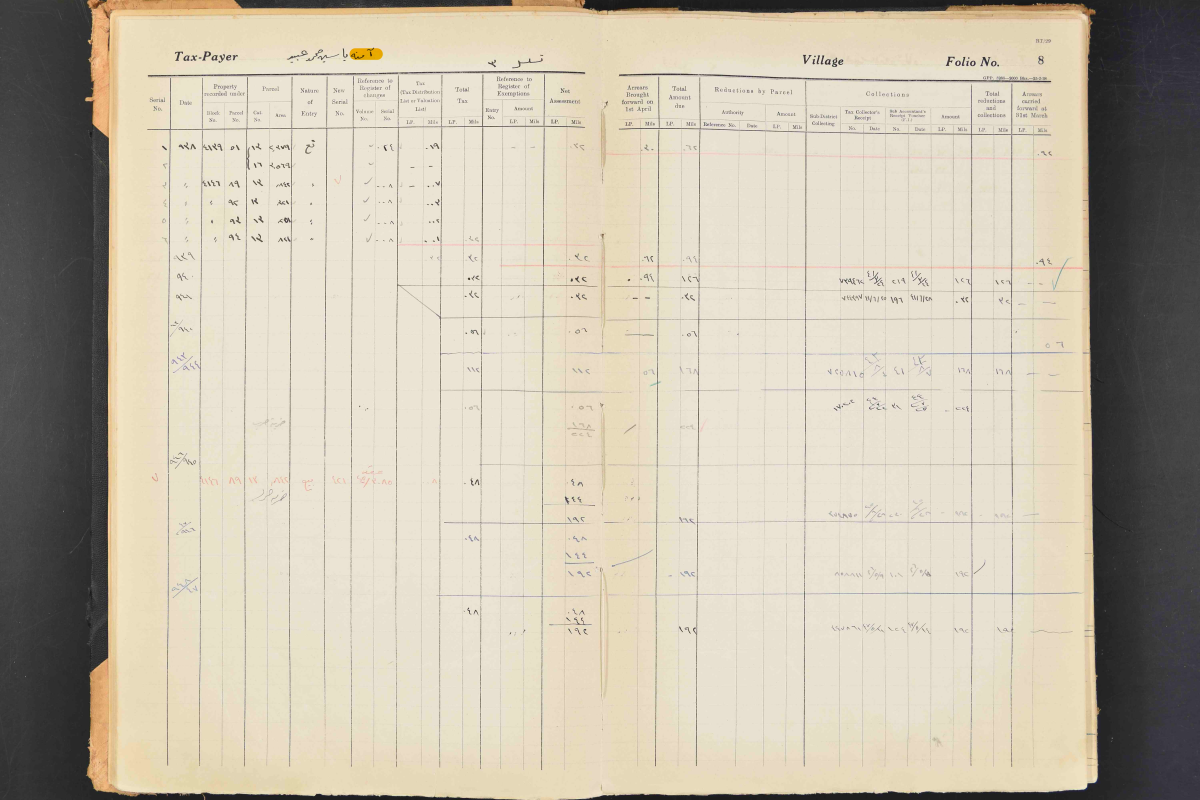
#> input picture 000nvrj-432316TAX 1-85_page-0010.jpg, 6000 x 4000 px (shown at 1/5 size)
$ python -i build_final3.py   (imports and definitions only)
#> lines starting #> are read from the running program, lines starting #| are printed output that depends on the picture
### segment_unified.py
#!/usr/bin/env python3
"""
segment_unified.py — Unified segmentation pipeline for Hadita tax register pages.

Merges the best of two prior workflows:
  - Deskewed images (from haditax.py)
  - Kraken row detection + gap interpolation (from kraken_experiment.py)
  - Per-band column detection to capture page bow (from kraken_experiment.py)
  - Morphological row detection fallback (from haditax.py) if Kraken unavailable

Outputs PAGE XML for Transkribus upload for pages 3, 10, and 50.
Text content: GT for page 3, Approach M OCR cache for pages 10 and 50.

Usage:
  python segment_unified.py                  # process all pages
  python segment_unified.py --page 10        # single page
  python segment_unified.py --page 10 --no-cache  # re-run Kraken segmentation
  python segment_unified.py --row-method morph    # force morphological row detection
"""

from __future__ import annotations

import argparse
import csv
import json
import logging
import subprocess
import sys
import tempfile
from pathlib import Path

import cv2
import numpy as np
from scipy.interpolate import interp1d
from scipy.signal import find_peaks

logging.basicConfig(level=logging.INFO, format="%(levelname)s: %(message)s")
log = logging.getLogger(__name__)

# ── Paths ──────────────────────────────────────────────────────────────────────
PROJECT_DIR  = Path(__file__).parent
IMAGES_DIR   = PROJECT_DIR / "images"
CACHE_DIR    = PROJECT_DIR / ".ocr_cache"
GT_FILE      = PROJECT_DIR / "ground_truth.tsv"
SEG_MODEL    = PROJECT_DIR / "sc_100p_full_line (1).mlmodel"
REC_MODEL    = PROJECT_DIR / "gen2_sc_clean_best.mlmodel"   # Kraken recognition model (gen2)
KRAKEN_BIN   = "/opt/anaconda3/bin/kraken"
UPLOAD_DIR   = PROJECT_DIR / "Transkribus upload"

# ── Per-page config ────────────────────────────────────────────────────────────
# Tuned on page 3; adjust if pages 10/50 differ significantly after inspection.
def _page_cfg(n: int, gt: str | None = None) -> dict:
    return {"image": f"deskewed_page{n}.jpg", "transkribus_image": f"Hadita_{n}.jpeg",
            "xml_name": f"Hadita_{n}.xml", "header_frac": 0.08,
            "table_width_frac": 0.494, "table_left_x": 140, "gt_page": gt}

PAGE_CONFIG = {
    3:  _page_cfg(3,  gt="3"),
    4:  _page_cfg(4),
    5:  _page_cfg(5),
    6:  _page_cfg(6),
    7:  _page_cfg(7),
    8:  _page_cfg(8),
    9:  _page_cfg(9),
    10: _page_cfg(10),
    50: _page_cfg(50),
}
#> further down, picture is the input picture: shape (4000, 6000, 3); mean B, G, R 170.9, 188.2, 196.4

# ── Layout / detection constants ───────────────────────────────────────────────
LEFT_COLS = [
    "Serial_No", "Date",
    "Property_recorded_under_Block_No", "Property_recorded_under_Parcel_No",
    "Parcel_Cat_No", "Parcel_Area",
    "Nature_of_Entry", "New_Serial_No",
    "Reference_to_Register_of_Changes_Volume_No",
    "Reference_to_Register_of_Changes_Serial_No",
    "Tax_LP", "Tax_Mils", "Total_Tax_LP", "Total_Tax_Mils",
    "Reference_to_Register_of_Exemptions_Entry_No",
    "Reference_to_Register_of_Exemptions_Amount_LP",
    "Reference_to_Register_of_Exemptions_Amount_Mils",
    "Net_Assessment_LP", "Net_Assessment_Mils",
]
EXPECTED_COLS = len(LEFT_COLS)   # 19
DETECT_COLS   = EXPECTED_COLS + 1  # 20 (includes binding column)
N_BANDS       = 8

EASTERN = "٠١٢٣٤٥٦٧٨٩"
WESTERN = "0123456789"
W2E = str.maketrans(WESTERN, EASTERN)
E2W = str.maketrans(EASTERN, WESTERN)


# ── Table crop ─────────────────────────────────────────────────────────────────

# [29 lines left out: functions crop_table, _trim_vlines, not called in this run]


# Empirically derived from page 3 (gold-standard alignment): the Serial_No
# column is ~2.9× wider than the median printed-column pitch. Other pages
# should match within ±50%; deviations beyond that indicate a spine/paper-edge
# artifact polluting col_ranges[0..1].
SERIAL_W_RATIO = 2.9


# [1297 lines left out: functions fix_x_left_col_geometric, fix_col_ranges_with_first_interior, detect_table_frame, detect_columns, detect_columns_banded, build_remap and 21 more, not called in this run]


# [2 lines that do not run on import are left out]

### build_final3.py
#!/usr/bin/env python3
"""build_final3.py — rebuild page geometry with harm-based validation.

Fixes the two final2 defects diagnosed 2026-08-29 (E12 + column review):
  1. ROWS: the printed table starts directly under the header, so the first row
     edge is anchored there — rows are prepended at the global pitch until the
     gap to the header line is < TOP_GAP_MAX pitches. final2 prepended only
     where it saw ink, and under-recovered on ~half the corpus.
  2. COLUMNS: candidates now include detection on a background-normalized
     (pencil-enhanced) image, and the winner is chosen by the harm metric —
     the fraction of boundary-path pixels that cross handwriting (ink_cross)
     — not by distance-to-detectable-peaks alone, which approved final2 grids
     that slice values on faint-ruled pages (e.g. page 20).

Outputs (never touches final/ or final2/):
  Transkribus upload/final3/Hadita_{N}.jpeg + .xml
  debug/final3_overlay/page{N}.jpg   (--overlay)
  final3_build.tsv

Usage:
  python build_final3.py --page 20 --page 40 --overlay
  python build_final3.py                       # all pages in final2
"""
from __future__ import annotations

import argparse
import csv
import json
import logging
import sys
from pathlib import Path

import cv2
import numpy as np
from scipy.signal import find_peaks

ROOT = Path(__file__).parent
sys.path.insert(0, str(ROOT))

import build_final2 as b2  # noqa: E402
from build_final2 import (  # noqa: E402
    ALIGN_TOL, EXPECTED_COLS, GT_PAGES, alignment_score, band_peaks,
    best_shift, clamp_bands, repair_col_ranges, row_edges, smooth_bands,
    track_bands, write_overlay)
from dewarp import CACHE_DIR, CFG, load_or_make_deskewed  # noqa: E402
from gate_textlines import hand_mask  # noqa: E402
from make_som_enhanced import enhance  # noqa: E402
from patch_baselines import patch_xml  # noqa: E402
from audit_dewarp_damage import ink_profile  # noqa: E402

from segment_unified import (  # noqa: E402
    PAGE_CONFIG, W2E, _page_cfg, crop_table, detect_columns,
    detect_table_frame, detect_rows, fix_x_left_col_geometric, interp_col_x,
    load_text_rows, recognize_top_strip, write_page_xml)

log = logging.getLogger("final3")
FINAL3_DIR = ROOT / "Transkribus upload" / "final3"
OVERLAY_DIR = ROOT / "debug" / "final3_overlay"
REPORT_TSV = ROOT / "final3_build.tsv"
TOP_GAP_MAX = 0.8    # first row edge must sit within this many pitches of header
MAX_PREPEND = 6
HB_MAX = 350         # detected header_bottom_y above this is a misdetection (p100: 392 = first rule, lost a row)
HB_FALLBACK = 300    # healthy corpus range is 266-323 (constant printed form)
INK_DILATE = 3       # px dilation of the hand mask before boundary crossing test

# Median relative column widths over 59 healthy pages (wide Serial col first).
# The printed form is constant; a candidate whose widths stray far from this,
# or whose wide column is not index 0, has inserted/dropped a boundary and
# shifts every value's column index — the p17 failure class.
TEMPLATE = np.array([0.1577, 0.0623, 0.044, 0.0438, 0.0442, 0.044, 0.0682,
                     0.0521, 0.0446, 0.0443, 0.05, 0.0363, 0.0448, 0.0364,
                     0.0391, 0.0459, 0.0366, 0.0451, 0.0605])
DEV_MAX = 0.25       # max sum|w - TEMPLATE| for a candidate to be admissible
SPAN_MIN, SPAN_MAX = 2350, 2650   # px: table span across the corpus is ~2440-2540
R_BACK, R_FWD = 60, 450           # right-edge search window around detected x_r
FIT_MIN_HITS = 14    # of 18 header lines within ALIGN_TOL: fit trusted to set x_r
EDGE_LEFT_MIN = 10   # px: fitted edge this far left of the split = split on next page
ROW_PITCH_FALLBACK = 93.0   # px: printed row pitch, constant form (corpus median)
ROW_SNAP = 0.2       # of a pitch: a Kraken centre this close to the prediction is taken
ROW_PROM = 0.0015    # peak prominence on the strip-median darkness profile
ROW_STRIPS = 30      # vertical strips whose darkness profiles are medianed


# [167 lines left out: functions width_dev, header_line_peaks, fit_template_frame, resolve_right_edge, template_candidate, best_shift_tiebreak0 and 1 more, not called in this run]


def rule_profile(framed: np.ndarray) -> np.ndarray:
    """Per-row darkness of the PRINTED RULES, isolated from the handwriting.

    The image is cut into ROW_STRIPS vertical strips; each strip gets a
    per-row mean darkness relative to local paper (capped, so strong ink
    cannot dominate); the profile is the MEDIAN across strips. A printed rule
    runs through every strip and survives the median; a written line touches
    a few strips and is suppressed. Verified 2026-08-29 on the 10 preview
    pages: 33/33 rules on p100 (the densest page) at 5.8 px max residual to a
    rigid lattice, and the peaks coincide with Kraken's line centres (median
    offset 0-6 px), i.e. the scribe writes with the baseline on the rule.
    """
    g = cv2.cvtColor(framed, cv2.COLOR_BGR2GRAY).astype(np.float32)
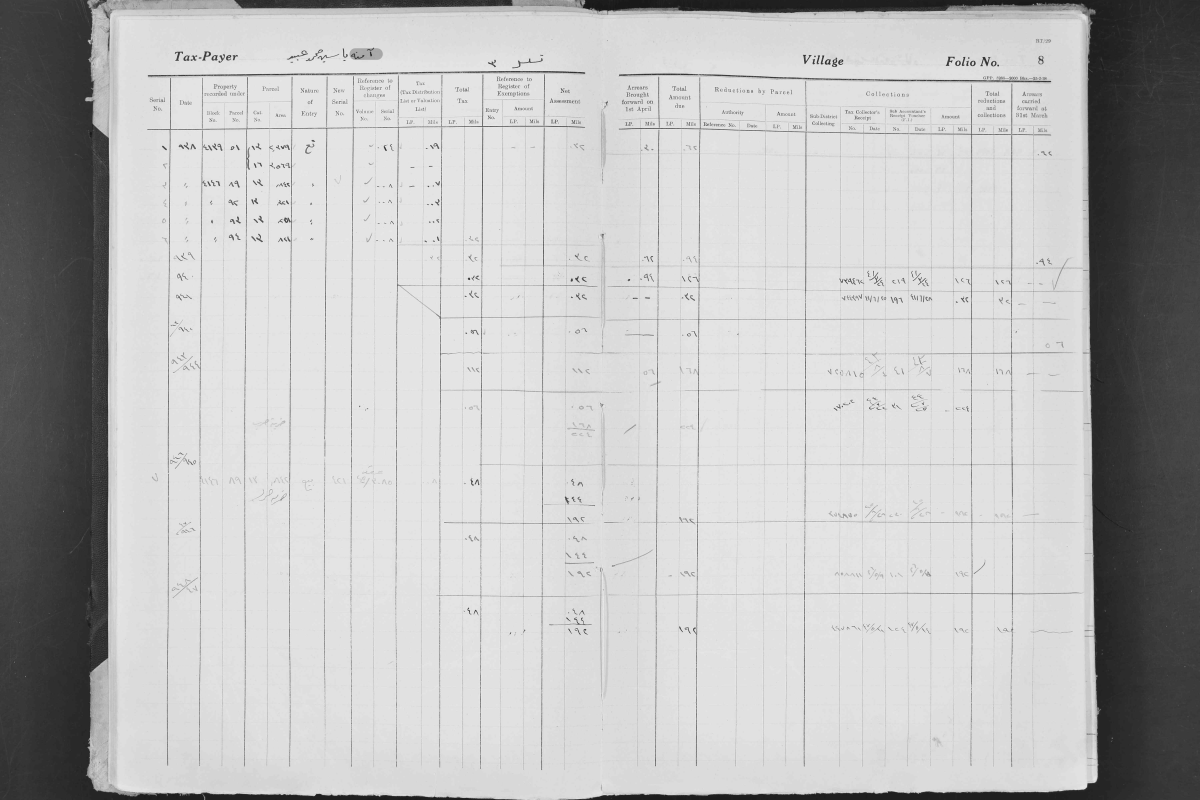
#> g: shape (4000, 6000) float32 (shown at 1/5 size); min 8, max 255, mean 188.6
    w = g.shape[1]
#> w = 6000
    profs = []
    for i in range(ROW_STRIPS):
        x0, x1 = int(i * w / ROW_STRIPS) + 3, int((i + 1) * w / ROW_STRIPS) - 3
        if x1 - x0 < 10:
            continue
        reg = g[:, x0:x1]
        bg = cv2.medianBlur(reg.astype(np.uint8), 51).astype(np.float32) + 1
        profs.append(np.clip(1.0 - reg / bg, 0, 0.06).mean(axis=1))
#> this loop made 30 passes
#> pass 1, in rule_profile, `reg = g[:, x0:x1]`:
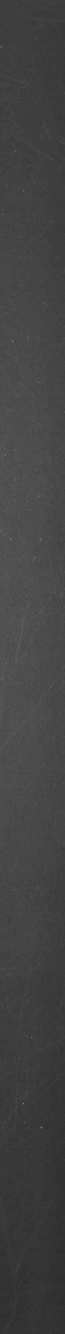
#> reg: shape (4000, 194) float32 (shown at 1/3 size); min 39, max 184, mean 66.9
#> pass 1, in rule_profile, `bg = cv2.medianBlur(reg.astype(np.uint8), 51).astype(np.float32) + 1`:
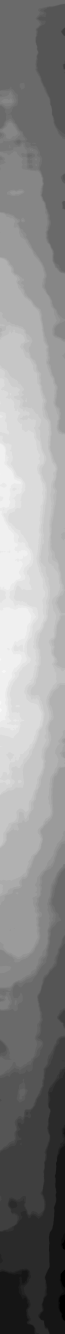
#> bg: shape (4000, 194) float32 (shown at 1/3 size); min 48, max 84, mean 67.7; drawn with min black and max white
#> pass 2, in rule_profile, `bg = cv2.medianBlur(reg.astype(np.uint8), 51).astype(np.float32) + 1`:
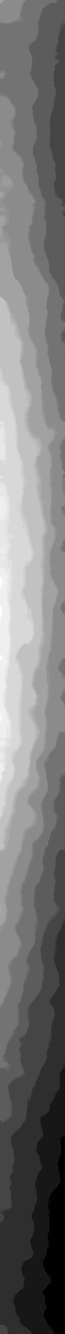
#> bg: shape (4000, 194) float32 (shown at 1/3 size); min 42, max 75, mean 57.6; drawn with min black and max white
#> after the loop, profs = 30 items
    prof = np.median(np.array(profs), axis=0)
#> prof = 4000 values, max 0.0362 at index 25, min 0.00469 at index 164, mean 0.00869
    return np.convolve(prof, np.ones(3) / 3, mode="same")


# [314 lines left out: functions rule_peaks, table_bottom, lattice_rows, text_in_band_frac, ink_cross_frac, page_geometry3 and 2 more, not called in this run]


# [2 lines not run here, left out]

>>> import cv2
>>> picture = cv2.imread('000nvrj-432316TAX 1-85_page-0010.jpg')
>>> result = rule_profile(picture)
#> result = 4000 values, max 0.0353 at index 26, min 0.00473 at index 164, mean 0.00868

$ run again, on images/deskewed_page10.jpg
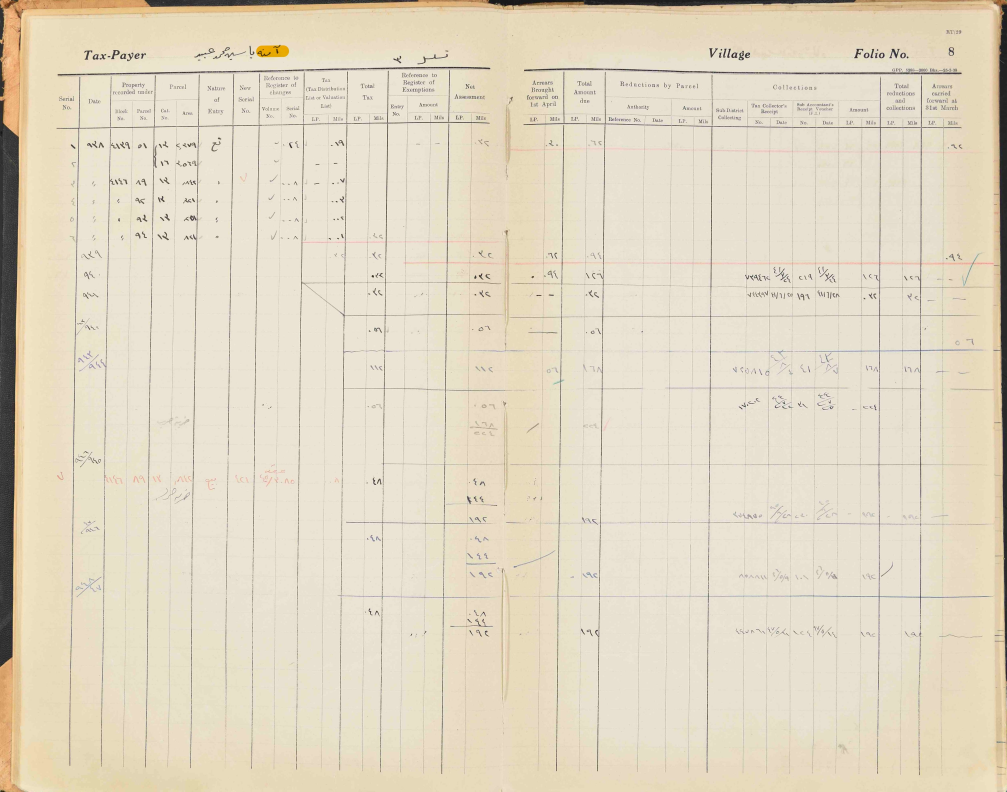
#> input picture images/deskewed_page10.jpg, 5034 x 3956 px (shown at 1/5 size)
#> picture is the input picture: shape (3956, 5034, 3); mean B, G, R 195.4, 216.3, 226.1
#> in rule_profile, `g = cv2.cvtColor(framed, cv2.COLOR_BGR2GRAY).astype(np.float32)`:
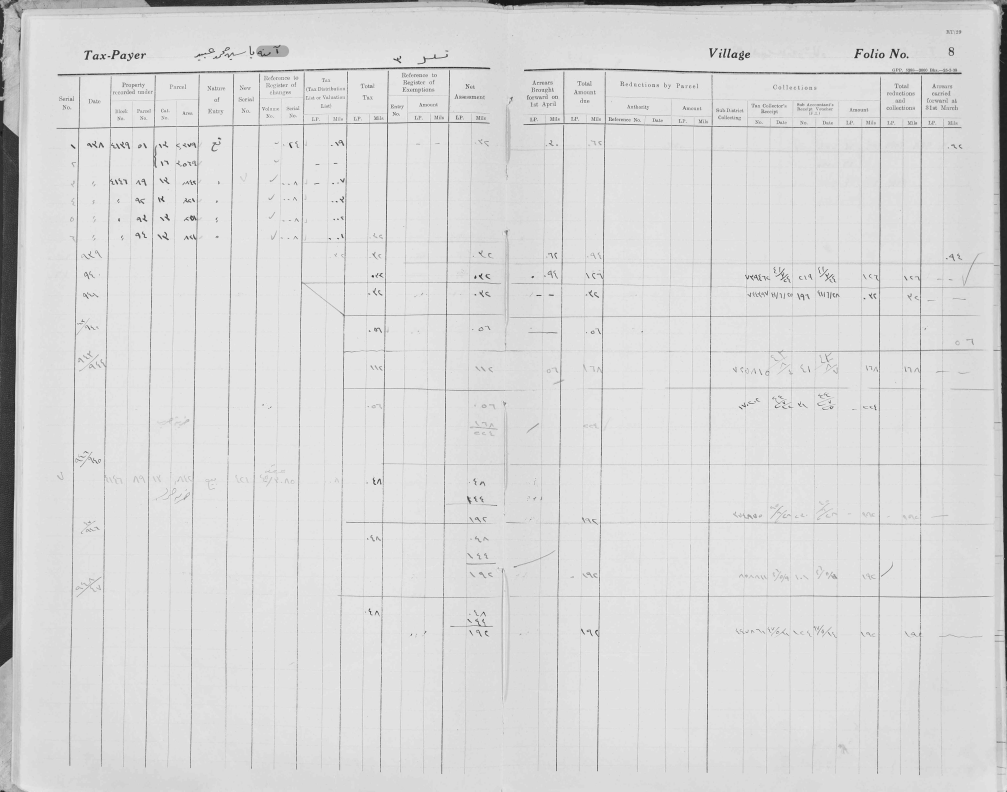
#> g: shape (3956, 5034) float32 (shown at 1/5 size); min 15, max 255, mean 216.7
#> the loop in rule_profile, `for i in range(ROW_STRIPS):` made 30 passes
#> pass 2, in rule_profile, `reg = g[:, x0:x1]`:
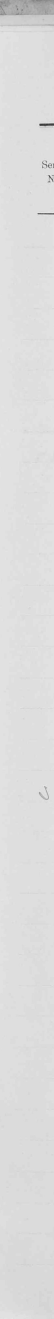
#> reg: shape (3956, 162) float32 (shown at 1/3 size); min 44, max 247, mean 220.7
#> after the loop in rule_profile, `for i in range(ROW_STRIPS):`: profs = 30 items
#> prof = 3956 values, max 0.0502 at index 1315, min 0.00358 at index 48, mean 0.00771
#> result = 3956 values, max 0.0485 at index 1315, min 0.00343 at index 3955, mean 0.0077

$ run again, on images/deskewed_page3.jpg
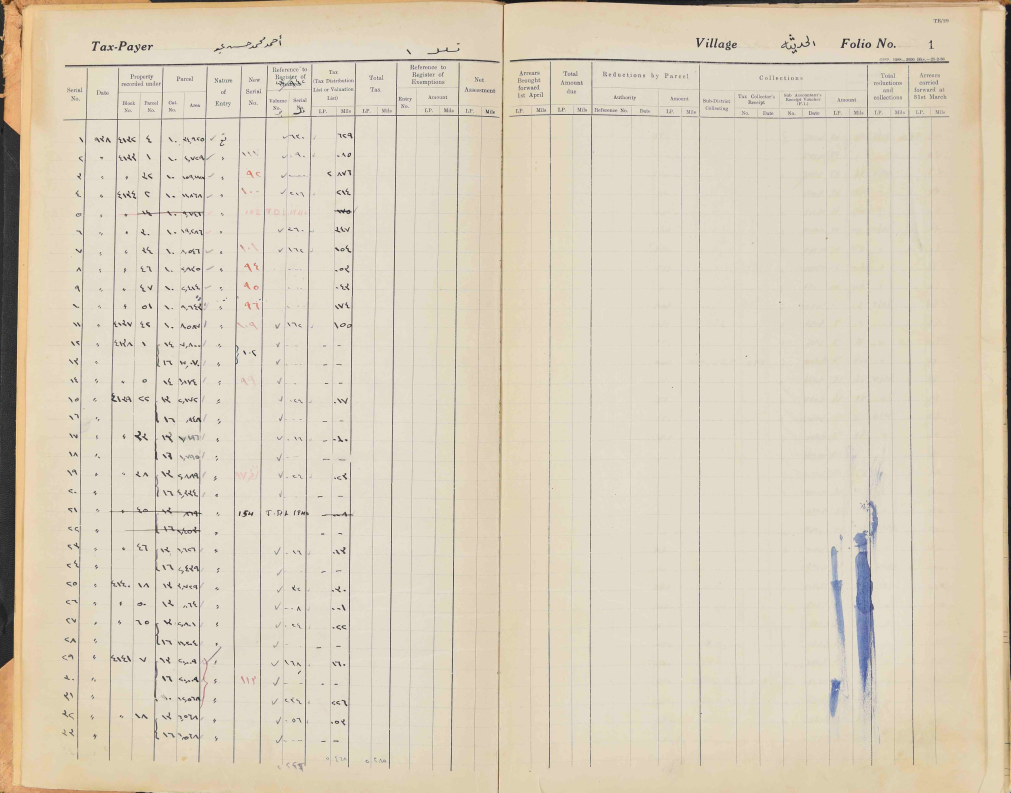
#> input picture images/deskewed_page3.jpg, 5053 x 3961 px (shown at 1/5 size)
#> picture is the input picture: shape (3961, 5053, 3); mean B, G, R 188.1, 207.9, 218.3
#> in rule_profile, `g = cv2.cvtColor(framed, cv2.COLOR_BGR2GRAY).astype(np.float32)`:
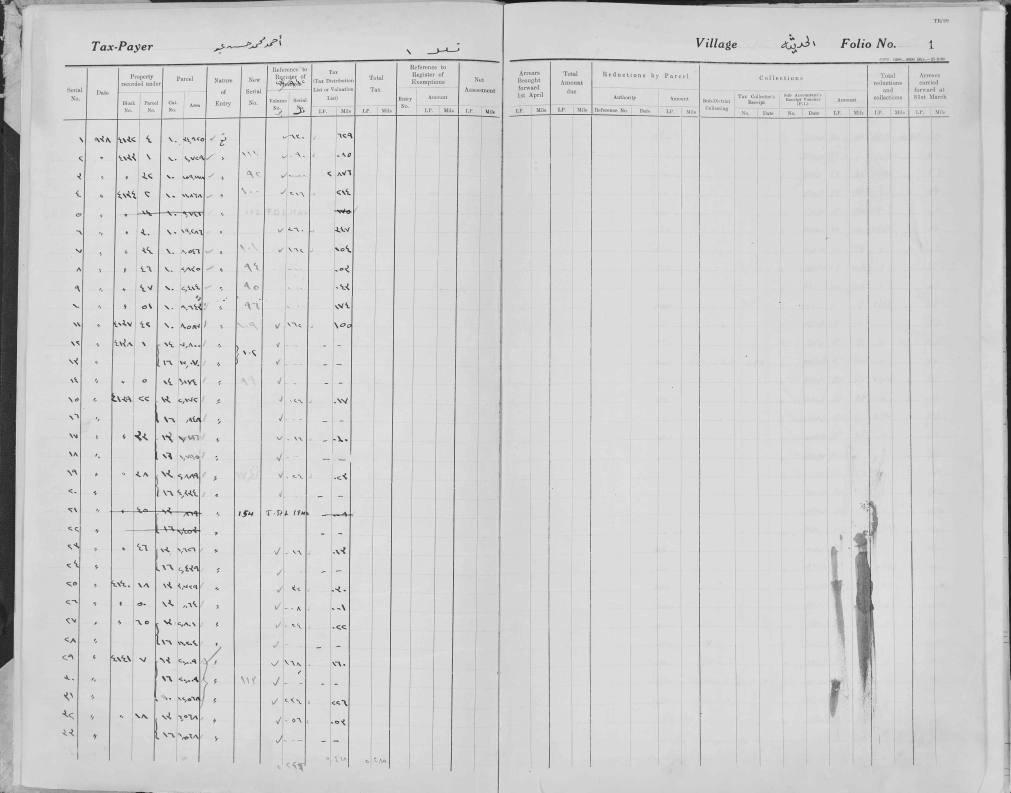
#> g: shape (3961, 5053) float32 (shown at 1/5 size); min 8, max 255, mean 208.7
#> the loop in rule_profile, `for i in range(ROW_STRIPS):` made 30 passes
#> pass 2, in rule_profile, `reg = g[:, x0:x1]`:
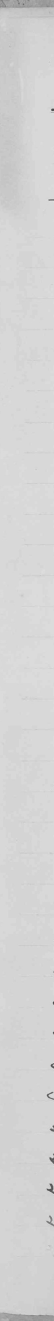
#> reg: shape (3961, 162) float32 (shown at 1/3 size); min 50, max 236, mean 211.9
#> after the loop in rule_profile, `for i in range(ROW_STRIPS):`: profs = 30 items
#> prof = 3961 values, max 0.0353 at index 0, min 0.00384 at index 278, mean 0.00816
#> result = 3961 values, max 0.0335 at index 1, min 0.00397 at index 278, mean 0.00815
